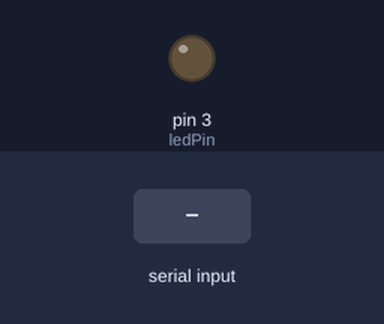
Bench run of a sketch on a simulated Arduino Uno, built with avr-gcc and run on an emulated ATmega328P. On the bench: output pins drawn as LEDs (lit = HIGH). Inputs (shaded band) come from the test bench.

Above: at 1.2 s.
1.3 s: "1" received over Serial
At 2.5 s:
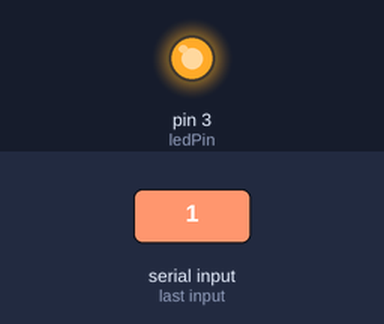
2.8 s: "0" received over Serial
At 3.7 s:
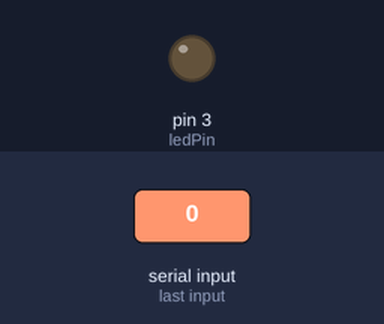
Timing chart, 0 to 5.8 s (numbered marks = the images above; inputs shaded):
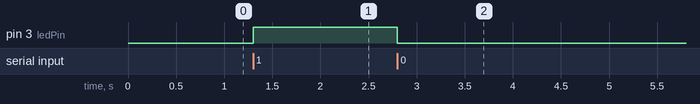

Measured:
- after the input at 1.3 s, pin 3 (ledPin): LOW → HIGH at once
- after the input at 2.8 s, pin 3 (ledPin): HIGH → LOW at once

The sketch:

Serial_LED.ino
```cpp
const int ledPin = 3;  // Connect an LED to digital pin 3

void setup() {
  Serial.begin(9600);  // Initialize serial communication
  pinMode(ledPin, OUTPUT);  // Set the LED pin as an output
}

void loop() {
  if (Serial.available() > 0) {
    char signal = Serial.read();

    if (signal == '1') {
      digitalWrite(ledPin, HIGH);  // Turn on the LED
    } else if (signal == '0') {
      digitalWrite(ledPin, LOW);   // Turn off the LED
    }
  }
}
```
